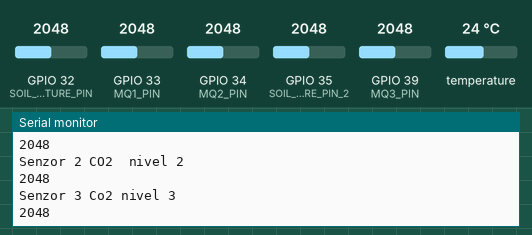
A sketch run on a simulated ESP32. Shown: the last lines printed to the serial monitor. The test bench sets the inputs (shaded band); at power-on: temperature 24 °C, GPIO 32 (SOIL_MOISTURE_PIN) = 2048, GPIO 33 (MQ1_PIN) = 2048, GPIO 35 (SOIL_MOISTURE_PIN_2) = 2048, GPIO 34 (MQ2_PIN) = 2048, GPIO 39 (MQ3_PIN) = 2048. WiFi joins after 1.5 s; servers stay silent unless stated.

Above: at 2.7 s.
2.8 s: temperature set to 12 °C
5.3 s: GPIO 32 (SOIL_MOISTURE_PIN) set to 2866
7.8 s: GPIO 33 (MQ1_PIN) set to 2866
10.3 s: GPIO 35 (SOIL_MOISTURE_PIN_2) set to 2866
12.8 s: GPIO 34 (MQ2_PIN) set to 1228
At 13.8 s:
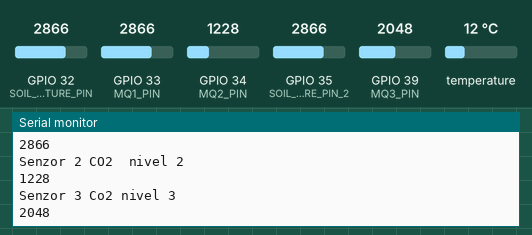
15.3 s: GPIO 39 (MQ3_PIN) set to 216
At 17.0 s:
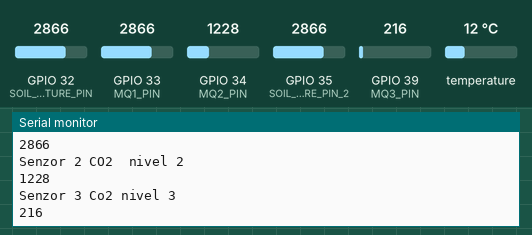
Timing chart, 0 to 18.5 s (numbered marks = the images above; inputs shaded):
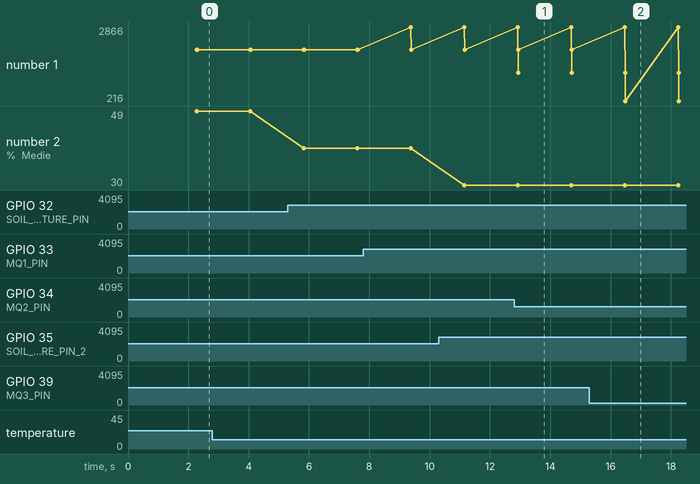

The sketch:

Lede_test.ino
```cpp
#include <WiFi.h>
#include <OneWire.h>
#include <DallasTemperature.h>
#include <ArduinoJson.h>

// Pini pentru senzori
#define ONE_WIRE_BUS 15
#define SOIL_MOISTURE_PIN 32
#define SOIL_MOISTURE_PIN_2 35
#define MQ1_PIN 33 // Nivel 1 jos
#define MQ2_PIN 34 //D34  Nivel 2 mijloc
#define MQ3_PIN 39 // nivel 3 cel mai sus


// Config WiFi
const char* ssid = "DIGI-6yNU";
const char* password = "Tj3ug9wTPw";
WiFiServer server(80);

OneWire oneWire(ONE_WIRE_BUS);
DallasTemperature sensors(&oneWire);

void setup() {
  Serial.begin(115200);
  WiFi.begin(ssid, password);

  Serial.print("Conectare la WiFi");
  while (WiFi.status() != WL_CONNECTED) {
    delay(500);
    Serial.print(".");
  }

  Serial.println("\nConectat la WiFi!");
  Serial.print("IP ESP32: ");
  Serial.println(WiFi.localIP());

  server.begin();
  sensors.begin();
  pinMode(SOIL_MOISTURE_PIN, INPUT);
  pinMode(SOIL_MOISTURE_PIN_2, INPUT);
}

void loop() {
  sensors.requestTemperatures();
  float temperatureC = sensors.getTempCByIndex(0);

  int raw1 = analogRead(SOIL_MOISTURE_PIN);
  int raw2 = analogRead(SOIL_MOISTURE_PIN_2);
  int valoare1 = analogRead(MQ1_PIN);
  int valoare2 = analogRead(MQ2_PIN);
  int valoare3 = analogRead(MQ3_PIN);


  float moisture1 = map(raw1, 4095, 0, 0, 100);
  float moisture2 = map(raw2, 4095, 0, 0, 100);
  float meanMoisture = (moisture1 + moisture2) / 2;

  // Afiseaza valorile in Serial Monitor
  Serial.print("Temperatura: ");
  Serial.print(temperatureC);
  Serial.print(" °C, Umiditate1: ");
  Serial.print(moisture1);
  Serial.print("%, Umiditate2: ");
  Serial.print(moisture2);
  Serial.print("%, Medie: ");
  Serial.print(meanMoisture);
  Serial.println("%");
  Serial.println("Senzor 1 CO2 nivel 1 ");Serial.println(valoare1);
  Serial.println("Senzor 2 CO2  nivel 2  ");Serial.println(valoare2);
  Serial.println("Senzor 3 Co2 nivel 3");Serial.println(valoare3);

  WiFiClient client = server.available();
  if (client) {
    client.setTimeout(2000);  // Timeout pentru client

    StaticJsonDocument<256> doc;
    doc["temperature"] = temperatureC;
    doc["meanMoisture"] = meanMoisture;

    String jsonString;
    serializeJson(doc, jsonString);

    client.println("HTTP/1.1 200 OK");
    client.println("Content-Type: application/json");
    client.println("Connection: close");
    client.println();
    client.println(jsonString);

    client.stop();
  }

  delay(1000);
} 
```

Measured:
- after the input at 12.8 s, the serial monitor: prints a new line after 0.13 s (image 1)
- after the input at 15.3 s, the serial monitor: prints a new line after 1.2 s (image 2)
- plotted number 1: 2048 → 216 after the input at 15.3 s
- plotted number 2: 49 → 39.5 after the input at 5.3 s
